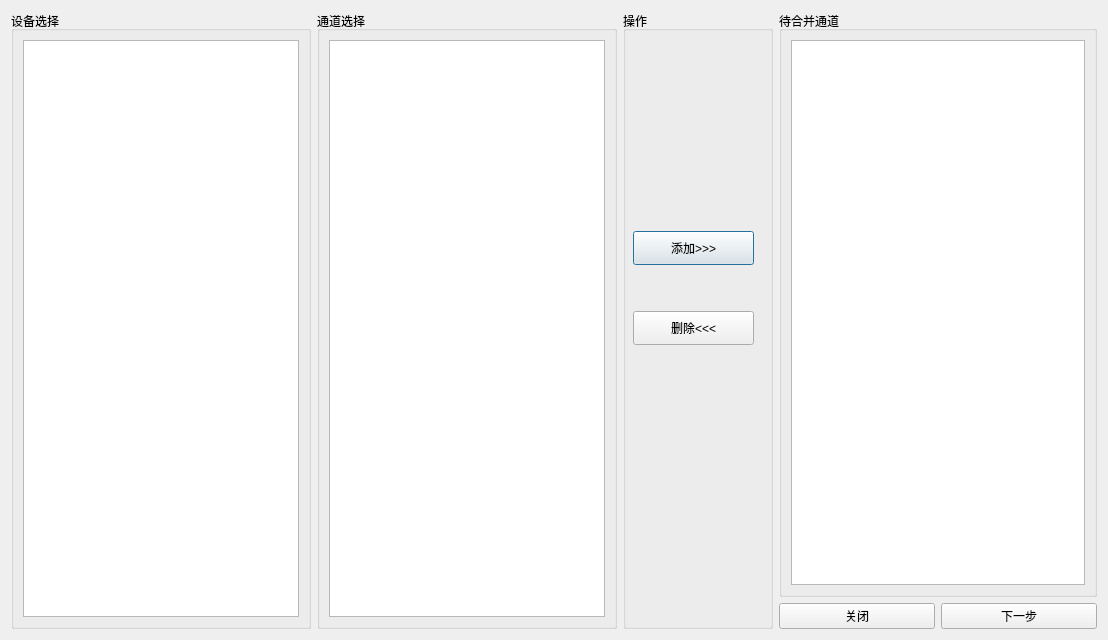
<?xml version="1.0" encoding="UTF-8"?>
<ui version="4.0">
 <class>DialogSelectChan</class>
 <widget class="QDialog" name="DialogSelectChan">
  <property name="geometry">
   <rect>
    <x>0</x>
    <y>0</y>
    <width>1108</width>
    <height>640</height>
   </rect>
  </property>
  <property name="windowTitle">
   <string>Dialog</string>
  </property>
  <layout class="QHBoxLayout" name="horizontalLayout_2">
   <item>
    <widget class="QGroupBox" name="groupBox">
     <property name="maximumSize">
      <size>
       <width>300</width>
       <height>16777215</height>
      </size>
     </property>
     <property name="title">
      <string>设备选择</string>
     </property>
     <layout class="QVBoxLayout" name="verticalLayout">
      <item>
       <widget class="QListWidget" name="listDevice"/>
      </item>
     </layout>
    </widget>
   </item>
   <item>
    <widget class="QGroupBox" name="groupBox_2">
     <property name="maximumSize">
      <size>
       <width>300</width>
       <height>16777215</height>
      </size>
     </property>
     <property name="title">
      <string>通道选择</string>
     </property>
     <layout class="QHBoxLayout" name="horizontalLayout_3">
      <item>
       <widget class="QListWidget" name="listChan">
        <property name="maximumSize">
         <size>
          <width>16777215</width>
          <height>16777215</height>
         </size>
        </property>
       </widget>
      </item>
     </layout>
    </widget>
   </item>
   <item>
    <widget class="QGroupBox" name="groupBox_4">
     <property name="minimumSize">
      <size>
       <width>150</width>
       <height>0</height>
      </size>
     </property>
     <property name="maximumSize">
      <size>
       <width>150</width>
       <height>16777215</height>
      </size>
     </property>
     <property name="title">
      <string>操作</string>
     </property>
     <widget class="QPushButton" name="pushButton">
      <property name="geometry">
       <rect>
        <x>10</x>
        <y>220</y>
        <width>121</width>
        <height>34</height>
       </rect>
      </property>
      <property name="text">
       <string>添加&gt;&gt;&gt;</string>
      </property>
     </widget>
     <widget class="QPushButton" name="pushButton_2">
      <property name="geometry">
       <rect>
        <x>10</x>
        <y>300</y>
        <width>121</width>
        <height>34</height>
       </rect>
      </property>
      <property name="text">
       <string>删除&lt;&lt;&lt;</string>
      </property>
     </widget>
    </widget>
   </item>
   <item>
    <layout class="QVBoxLayout" name="verticalLayout_3">
     <item>
      <widget class="QGroupBox" name="groupBox_3">
       <property name="sizePolicy">
        <sizepolicy hsizetype="Preferred" vsizetype="Expanding">
         <horstretch>0</horstretch>
         <verstretch>0</verstretch>
        </sizepolicy>
       </property>
       <property name="title">
        <string>待合并通道</string>
       </property>
       <layout class="QVBoxLayout" name="verticalLayout_2">
        <item>
         <widget class="QListWidget" name="listDevChan"/>
        </item>
       </layout>
      </widget>
     </item>
     <item>
      <layout class="QHBoxLayout" name="horizontalLayout">
       <item>
        <widget class="QPushButton" name="pushButton_4">
         <property name="text">
          <string>关闭</string>
         </property>
        </widget>
       </item>
       <item>
        <widget class="QPushButton" name="pushButton_3">
         <property name="text">
          <string>下一步</string>
         </property>
        </widget>
       </item>
      </layout>
     </item>
    </layout>
   </item>
  </layout>
 </widget>
 <resources/>
 <connections/>
</ui>
